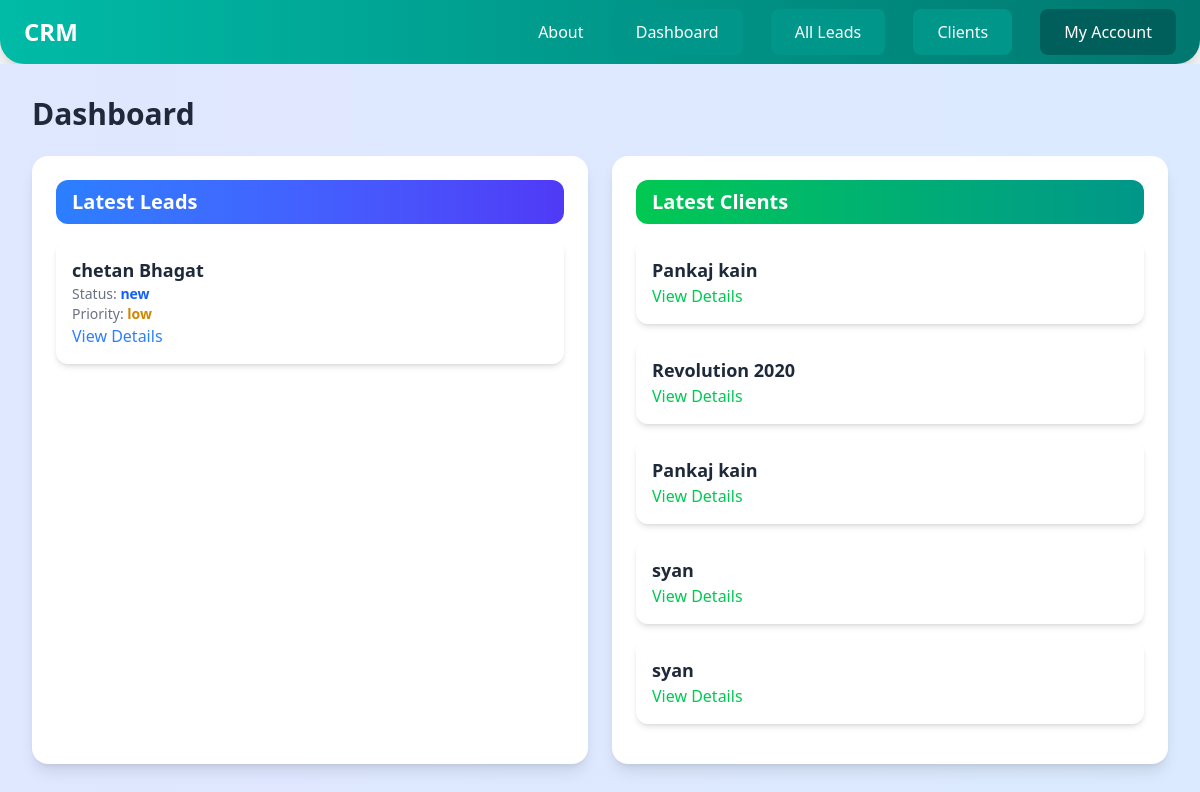
The page /dashboard/ (signed in) on the database its author committed.
### leads/models.py (models this page shows, shortened)
class Leads(models.Model):
    LOW ='low'
    MEDIUM ='medium'
    HIGH ='high'
    PRIORITY_CHOICE =(
        (LOW,'low'),
        (MEDIUM,'Medium'),
        (HIGH,'High')
        )
    NEW ='new'
    CONTACTED ='contacted'
    WON ='won'
    LOST ='lost'
    LEAD_STATUS =(
        (NEW ,'new'),
        (CONTACTED ,'contacted'),
        (WON ,'won'),
        (LOST ,'lost')
    )
    team = models.ForeignKey(Team,related_name='lead',on_delete=models.CASCADE)
    Name = models.CharField(max_length=255)
    email = models.EmailField()
    description = models.TextField(blank=True,null=True)
    priority =models.CharField(max_length=10,choices=PRIORITY_CHOICE,default=MEDIUM)
    status = models.CharField(max_length=50,choices=LEAD_STATUS,default=NEW)
    converted_to_client = models.BooleanField(default=False)
    created_by =models.ForeignKey(User,on_delete=models.CASCADE,related_name='leads')
    created_at = models.DateTimeField(auto_now_add=True)
    modified_at = models.DateField(auto_now=True)
    class Meta:
        ordering=('Name',)
        verbose_name_plural ='Leads'

### client/models.py (models this page shows, shortened)
class Clients(models.Model):
    team = models.ForeignKey(Team,related_name='clients',on_delete=models.CASCADE)
    Name = models.CharField(max_length=255)
    email = models.EmailField()
    description = models.TextField(blank=True,null=True)
    created_by =models.ForeignKey(User,on_delete=models.CASCADE,related_name='clients')
    created_at = models.DateTimeField(auto_now_add=True)
    modified_at = models.DateField(auto_now=True)
    class Meta:
        ordering=('Name',)
        verbose_name_plural ='clients'

### dashboard/views.py (the view)
# urls.py: path('',dashboardView,name='dashboard'),
@login_required
def dashboardView(request):
    team = Team.objects.filter(created_by =request.user).first()
    lead = Leads.objects.filter(team=team,converted_to_client=False).order_by('-created_at')[:5]
    client =Clients.objects.filter(team=team).order_by('-created_at')[:5]
    return render(request,'dashboard/dashboard.html',{
        'leads':lead,
        'clients':client
    })

### dashboard/templates/dashboard/dashboard.html (shortened to what this page needs)
{% extends 'core/base.html' %}
{% block content %}
<div class="py-8 px-8 bg-gradient-to-r from-indigo-100 to-blue-100 min-h-screen">
    <h1 class="text-3xl font-semibold text-gray-800 mb-6">Dashboard</h1>
    <div class="flex space-x-6">
        <div class="w-full md:w-1/2 bg-white shadow-lg rounded-2xl p-6">
            <h2 class="text-xl font-semibold text-gray-700 mb-4 bg-gradient-to-r from-blue-500 to-indigo-600 text-white rounded-xl px-4 py-2">Latest Leads</h2>
            {% for lead in leads %}
            <div class="bg-white shadow-md rounded-xl p-4 mb-4 hover:bg-blue-50 transition duration-300 ease-in-out">
                <h3 class="font-semibold text-lg text-gray-800">{{ lead.Name }}</h3>
                <p class="text-sm text-gray-500">Status: <span class="font-semibold text-blue-600">{{ lead.get_status_display }}</span></p>
                <p class="text-sm text-gray-500">Priority: <span class="font-semibold text-yellow-600">{{ lead.get_priority_display }}</span></p>
                <a href="{% url 'lead_detail' lead.pk %}" class="text-blue-500 hover:text-blue-700 transition duration-300">View Details</a>
            </div>
            {% endfor %}
        </div>
        <div class="w-full md:w-1/2 bg-white shadow-lg rounded-2xl p-6">
            <h2 class="text-xl font-semibold text-gray-700 mb-4 bg-gradient-to-r from-green-500 to-teal-600 text-white rounded-xl px-4 py-2">Latest Clients</h2>
            {% for client in clients %}
            <div class="bg-white shadow-md rounded-xl p-4 mb-4 hover:bg-green-50 transition duration-300 ease-in-out">
                <h3 class="font-semibold text-lg text-gray-800">{{ client.Name }}</h3>
                <a href="{% url 'client_detail' client.pk %}" class="text-green-500 hover:text-green-700 transition duration-300">View Details</a>
            </div>
            {% endfor %}
        </div>
    </div>
</div>
{% endblock %}

### rows shown on the page
Leads: Name "chetan Bhagat", status "new", priority "low"
Clients: Name "Pankaj kain"
Clients: Name "Revolution 2020"
Clients: Name "Pankaj kain"
Clients: Name "syan"
Clients: Name "syan"
